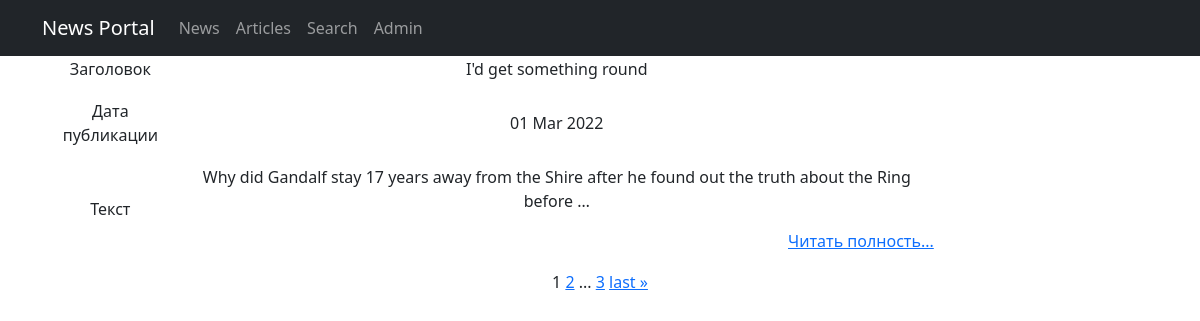
/articles/, run on an earlier commit of the app's database.
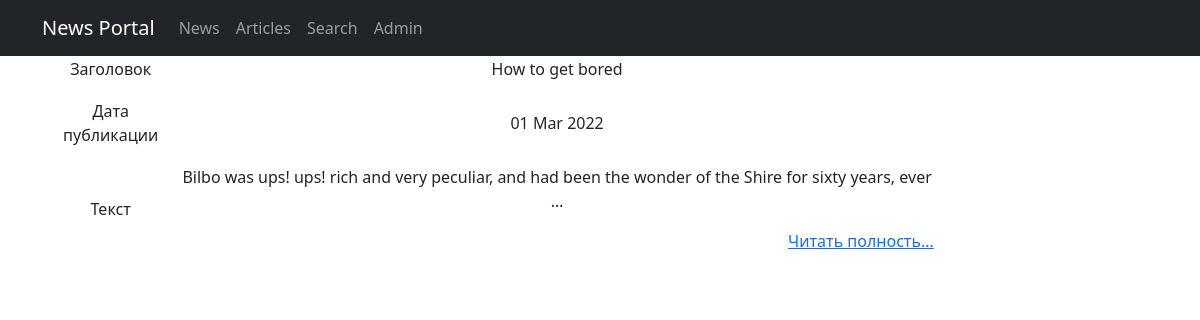
And on a later commit of the database.
### newsportal/models.py (models this page shows, shortened)
class Post(models.Model):
    author = models.ForeignKey(Author, on_delete=models.CASCADE)
    NEWS = "NW"
    ARTICLE = "AR"
    CATEGORY_CHOICE = (
        (NEWS, 'Новость'),
        (ARTICLE, 'Статья'),
    )
    category = models.CharField(max_length=2, choices=CATEGORY_CHOICE, default=ARTICLE)
    dateCreation = models.DateTimeField(auto_now_add=True)
    postCategory = models.ManyToManyField(Category, through="PostCategory")
    title = models.CharField(max_length=128)
    text = models.TextField()
    rating = models.SmallIntegerField(default=0)
    class Meta:
        verbose_name = "Пост"
        verbose_name_plural = "Посты"
    def display_postCategory(self):
        return ', '.join([postCategory.name for postCategory in self.postCategory.all()[:3]])
    display_postCategory.short_description = 'postCategory'

### newsportal/views.py (the view)
# urls.py: path("articles/", ArticleList.as_view(), name='articles'),
class ArticleList(ListView):
    model = Post
    template_name = 'articles.html'
    context_object_name = 'posts'
    queryset = Post.objects.filter(category='AR')
    paginate_by = 1

### newsportal/templatetags/custom_filters.py (called while the page is built)
@register.filter(name="censor")
@stringfilter
def censor(value):
    if not isinstance(value, str):
        raise ValueError('Нельзя цензурировать не строку!')
    value_split = value.split(" ")
    value_cens = ""
    for i in value_split:
        if i.lower() in badwords:
            value_cens += "ups! "
        else:
            value_cens += i + " "
    return value_cens

### newsportal/templatetags/custom_tags.py (called while the page is built)
@register.simple_tag(takes_context=True)
def url_replace(context, **kwargs):
    d = context['request'].GET.copy()
    for k, v in kwargs.items():
        d[k] = v
        return d.urlencode()

### newsportal/templates/newsportal/articles.html (shortened to what this page needs)
{% extends 'flatpages/default.html' %}
{% load custom_filters %}
{% load custom_tags %}
{% block content %}
    {% if posts %}
        <table width="80%">
            {% for post in posts %}
            <tr>
                <td>
                <p>Заголовок</p>
                </td>
                <td>
                <p>{{post.title|censor}}</p>
                </td>
            </tr>
            <tr>
                <td>
                <p>Дата публикации</p>
                </td>
                <td>
                <p>{{ post.dateCreation|date:"d M Y" }}</p>
                </td>
            </tr>
            <tr>
                <td>
                <p>Текст</p>
                </td>
                <td>
                <p>{{ post.text|truncatewords:20|censor}}</p>
                    <p align="right"> <a href="{{ page_obj.number }}">Читать полность...</a></p>
                </td>
            </tr>
             {% endfor %}
        </table>
{% if is_paginated %}
   {{ page_obj.number }}
   {% if page_obj.has_next %}
       <a href="?{% url_replace page=page_obj.next_page_number %}">{{ page_obj.next_page_number }}</a>
       {% if paginator.num_pages != page_obj.next_page_number %}
           ...
           <a href="?{% url_replace page=page_obj.paginator.num_pages %}">{{ page_obj.paginator.num_pages }}</a>
       {% endif %}
        <a href="?page={{ page_obj.paginator.num_pages }}">last &raquo;</a>
   {% endif %}
{% endif %}
    {% else %}
    <h2>Нет публикаций</h2>
    {% endif %}
{% endblock content %}

What changed in the data, as far as the page shows it:
no longer on this page (row edited): Post: title|censor "I'd get something round", dateCreation "01 Mar 2022", text|censor "Why did Gandalf stay 17 years away from the Shire after he found out the truth about the Ring before …"
now on this page (row unchanged): Post: title|censor "How to get bored", dateCreation "01 Mar 2022", text|censor "Bilbo was ups! ups! rich and very peculiar, and had been the wonder of the Shire for sixty years, ever …"
Also different on the page:
{{ page_obj.number }}: "1" → (not shown)
{{ page_obj.next_page_number }}: "2" → (not shown)
{{ page_obj.paginator.num_pages }}: "3" → (not shown)
text no longer shown: "... last »"
